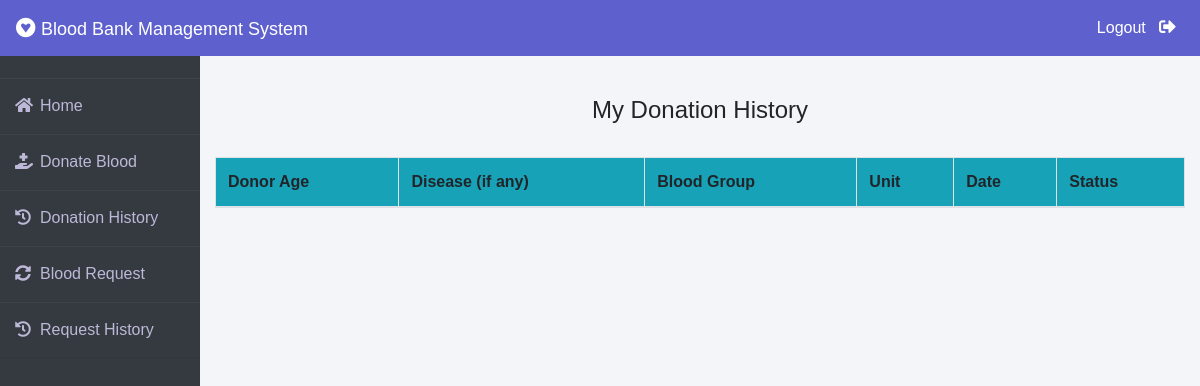
The page /donor/donation-history (signed in) on the database as committed earlier.
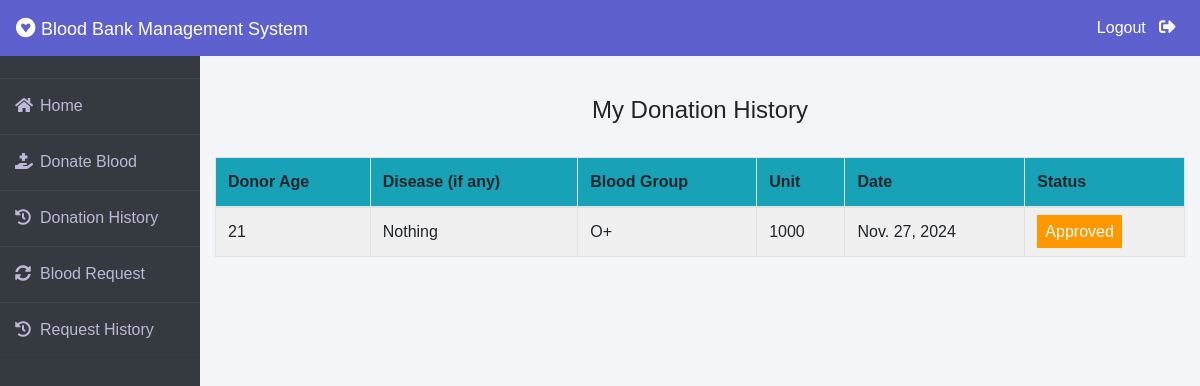
The same page on the database as committed later.
### donor/models.py (models this page shows, shortened)
class BloodDonate(models.Model):
    donor=models.ForeignKey(Donor,on_delete=models.CASCADE)
    disease=models.CharField(max_length=100,default="Nothing")
    age=models.PositiveIntegerField()
    bloodgroup=models.CharField(max_length=10)
    unit=models.PositiveIntegerField(default=0)
    status=models.CharField(max_length=20,default="Pending")
    date=models.DateField(auto_now=True)

### donor/views.py (the view)
# urls.py: path('donation-history', views.donation_history_view,name='donation-history'),
def donation_history_view(request):
    donor= models.Donor.objects.get(user_id=request.user.id)
    donations=models.BloodDonate.objects.all().filter(donor=donor)
    return render(request,'donor/donation_history.html',{'donations':donations})

### templates/donor/donation_history.html (shortened to what this page needs)
{% extends 'donor/donorbase.html' %}
{% block content %}
{% load widget_tweaks %}
{%load static%}
<head>
   </head>
<br><br>
<div class="container">
    <H4 class="text-center">My Donation History</H4><br>
    <table class="table table-light table-hover table-bordered table-striped">
        <thead class="bg-info">
            <tr>
                <th scope="col">Donor Age</th>
                <th scope="col">Disease (if any)</th>
                <th scope="col">Blood Group</th>
                <th scope="col">Unit</th>
                <th scope="col">Date</th>
                <th scope="col">Status</th>
            </tr>
        </thead>
        <tbody>
            {% for t in donations %}
            <tr>
                <td>{{t.age}}</td>
                <td> {{t.disease}}</td>
                <td>{{t.bloodgroup}}</td>
                <td>{{t.unit}}</td>
                <td>{{t.date}}</td>
                {% if t.status == 'Approved' %}
                <td><span class="label warning"> Approved</span></td>
                {% elif t.status == 'Rejected' %}
                <td><span class="label success">Rejected</span></td>
                {% else %}
                <td><span style="color: white;margin-left: 0px;" class="label info">Pending</span></td>
                {% endif %}
            </tr>
            {% endfor %}
        </tbody>
    </table>
</div>
{% endblock content %}

### templates/donor/donorbase.html (shortened to what this page needs)
<!DOCTYPE html>
<html lang="en">
<head>
    <link rel="stylesheet" href="https://maxcdn.bootstrapcdn.com/bootstrap/4.0.0/css/bootstrap.min.css">
    <link rel="stylesheet" href="https://cdnjs.cloudflare.com/ajax/libs/font-awesome/5.14.0/css/all.css">
</head>
<body>
    <nav class="navbar navbar-expand-lg navbar-light fixed-top bg-danger">
        <a style="color:white;" class="navbar-brand" href="/"><i class="fab fa-gratipay"></i>&nbsp;<font face = "Comic sans MS" size ="4">Blood Bank Management System</font></a>
        <div class="navbar-collapse collapse w-100 order-3 dual-collapse2">
            <ul class="navbar-nav ml-auto">
                <li class="nav-item">
                    <a class="nav-link" style="color: white;" href="/logout">Logout &nbsp; <i class="fas fa-sign-out-alt"></i></a>
                </li>
            </ul>
        </div>
      </nav>
<br><br>
<div class="wrapper">
    <div class="sidebar">
        <ul>
            <li><a style="text-decoration:none;" href="/"><i class="fas fa-home"></i>Home</a></li>
            <li><a style="text-decoration:none;" href="/donor/donate-blood"><i class="fas fa-hand-holding-medical"></i>Donate Blood</a></li>
            <li><a style="text-decoration:none;" href="/donor/donation-history"><i class="fas fa-history"></i>Donation History</a></li>
            <li><a style="text-decoration:none;" href="/donor/make-request"><i class="fas fa-sync-alt"></i>Blood Request</a></li>
            <li><a style="text-decoration:none;" href="/donor/request-history"><i class="fas fa-history"></i>Request History</a></li>
        </ul>
    </div>
    <div class="main_content">
{% block content %}
{% endblock content %}
    </div>
</div>
</body>
</html>

### templates/donor/donorbase.html (style rules this page uses)
* { margin: 0; padding: 0; box-sizing: border-box; list-style: none; text-decoration: none; font-family: 'Josefin Sans', sans-serif; }
body { background-color: #f3f5f9; }
.bg-danger { background-color: #5e60ce!important; }
.wrapper { display: flex; position: relative; }
.wrapper .sidebar { width: 200px; height: 100%; background: #343a40; padding: 30px 0px; position: fixed; }
.wrapper .sidebar ul li { padding: 15px; border-bottom: 1px solid #bdb8d7; border-bottom: 1px solid rgba(0,0,0,0.05); border-top: 1px solid rgba(255,255,255,0.05); }
.wrapper .sidebar ul li a { color: #bdb8d7; display: block; }
.wrapper .sidebar ul li a .fas { width: 25px; }
.wrapper .main_content { width: 100%; margin-left: 200px; }
.fa-sign-out-alt { color: white; font-size: 2ex; }

### templates/donor/donation_history.html (style rules this page uses)
.label { color: white; padding: 8px; }
.warning { background-color: #ff9800; }

Rows that differ between the two databases and show on the page:
added BloodDonate: age "21", disease "Nothing", bloodgroup "O+", unit "1000", date "Nov. 27, 2024", status "Approved"
